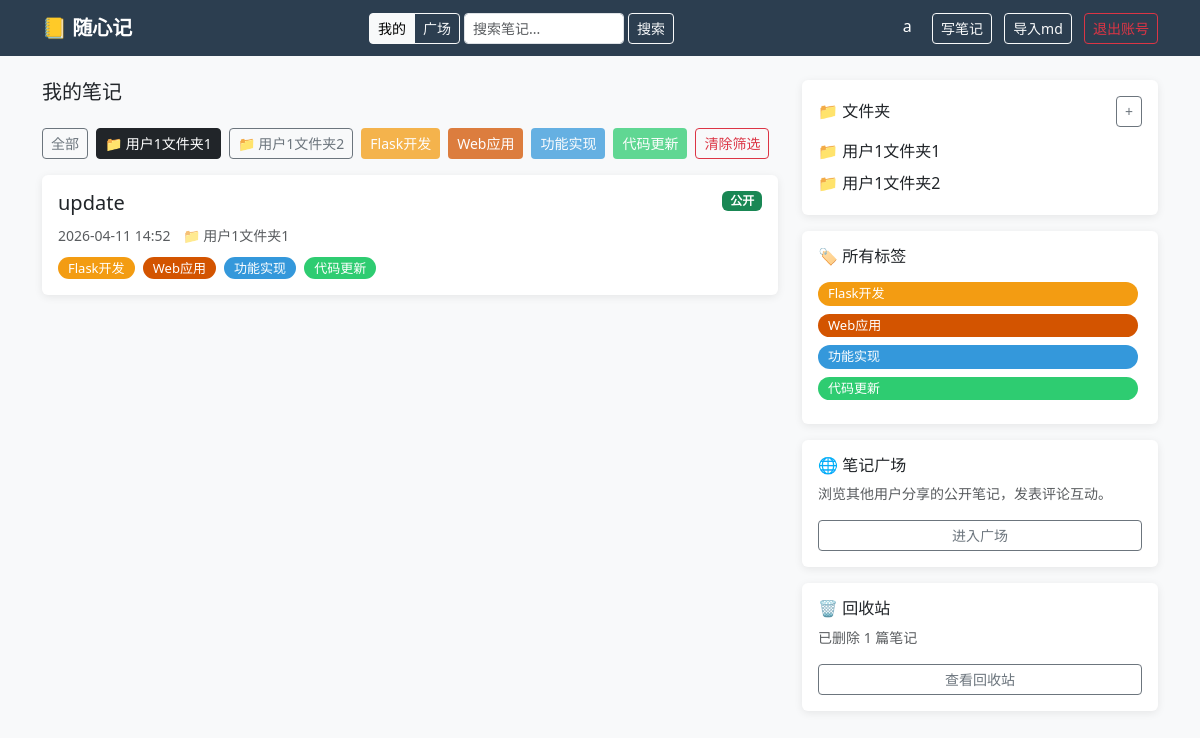
Screenshot of /?folder_id=1 (signed in) with the database file from the repository.
### app.py (models this page shows)
class User(UserMixin, db.Model):
    id       = db.Column(db.Integer, primary_key=True)
    username = db.Column(db.String(80), unique=True, nullable=False)
    password = db.Column(db.String(200), nullable=False)
    notes    = db.relationship('Note', backref='author', lazy=True)
    comments = db.relationship('Comment', backref='author', lazy=True)

class Folder(db.Model):
    id      = db.Column(db.Integer, primary_key=True)
    name    = db.Column(db.String(100), nullable=False)
    user_id = db.Column(db.Integer, db.ForeignKey('user.id'), nullable=False)
    notes   = db.relationship('Note', backref='folder', lazy=True)

class Tag(db.Model):
    id   = db.Column(db.Integer, primary_key=True)
    name = db.Column(db.String(50), unique=True, nullable=False)

class Note(db.Model):
    id         = db.Column(db.Integer, primary_key=True)
    title      = db.Column(db.String(200), nullable=False)
    content    = db.Column(db.Text, nullable=False)
    created_at = db.Column(db.DateTime, default=datetime.utcnow)
    updated_at = db.Column(db.DateTime, default=datetime.utcnow)  # 手动在 edit 时刷新
    user_id    = db.Column(db.Integer, db.ForeignKey('user.id'), nullable=False)
    folder_id  = db.Column(db.Integer, db.ForeignKey('folder.id'), nullable=True)
    is_public  = db.Column(db.Boolean, default=False)
    is_deleted = db.Column(db.Boolean, default=False)
    deleted_at = db.Column(db.DateTime, nullable=True)
    tags       = db.relationship('Tag', secondary=note_tags, backref='notes')
    comments   = db.relationship('Comment', backref='note', lazy=True, order_by='Comment.created_at.desc()', cascade='all, delete-orphan')
    versions   = db.relationship('NoteVersion', backref='note', lazy=True, order_by='NoteVersion.created_at.desc()', cascade='all, delete-orphan')

### app.py (the view)
@app.route('/')
@login_required
def index():
    folder_id = request.args.get('folder_id')
    tag_id    = request.args.get('tag_id')
    q = Note.query.filter_by(user_id=current_user.id, is_deleted=False)
    if folder_id:
        q = q.filter_by(folder_id=folder_id)
    if tag_id:
        tag = db.session.get(Tag, int(tag_id))
        if tag:
            q = q.filter(Note.tags.contains(tag))
    notes   = q.order_by(Note.created_at.desc()).all()
    folders = Folder.query.filter_by(user_id=current_user.id).all()
    tags    = (Tag.query
               .join(note_tags)
               .join(Note)
               .filter(Note.user_id == current_user.id, Note.is_deleted == False)
               .distinct().all())
    trash_count = Note.query.filter_by(user_id=current_user.id, is_deleted=True).count()
    return render_template(
        'index.html', notes=notes, folders=folders, tags=tags,
        current_folder_id=int(folder_id) if folder_id else None,
        current_tag_id=int(tag_id) if tag_id else None,
        trash_count=trash_count,
    )

### app.py (called while the page is built)
@app.template_filter('local_time')
def local_time(dt):
    if dt is None:
        return ''
    beijing = timezone(timedelta(hours=8))
    return dt.replace(tzinfo=timezone.utc).astimezone(beijing).strftime('%Y-%m-%d %H:%M')

@login_manager.user_loader
def load_user(user_id):
    return db.session.get(User, int(user_id))

### templates/index.html (shortened to what this page needs)
{% extends 'base.html' %}
{% block content %}
<div class="row">
    <div class="col-md-8">
        <h5 class="mb-4">我的笔记</h5>
        <div class="d-flex gap-2 mb-3 flex-wrap">
            <a href="/?{% if current_tag_id %}tag_id={{ current_tag_id }}{% endif %}"
                class="btn btn-sm {% if not current_folder_id and not current_tag_id %}btn-dark{% else %}btn-outline-secondary{% endif %}">
                全部
            </a>
            {% for folder in folders %}
            <a href="/?folder_id={{ folder.id }}{% if current_tag_id %}&tag_id={{ current_tag_id }}{% endif %}"
                class="btn btn-sm {% if current_folder_id == folder.id %}btn-dark{% else %}btn-outline-secondary{% endif %}">
                📁 {{ folder.name }}
            </a>
            {% endfor %}
            {% for tag in tags %}
            <a href="/?{% if current_folder_id %}folder_id={{ current_folder_id }}&{% endif %}tag_id={{ tag.id }}"
                class="btn btn-sm tag-color-{{ tag.id % 8 }} {% if current_tag_id == tag.id %}opacity-100{% else %}opacity-75{% endif %}"
                style="color:white">
                {{ tag.name }}
            </a>
            {% endfor %}
            {% if current_folder_id or current_tag_id %}
            <a href="/" class="btn btn-sm btn-outline-danger">清除筛选</a>
            {% endif %}
        </div>
        {% for note in notes %}
        <div class="card mb-3 p-3">
            <div class="d-flex justify-content-between align-items-start">
                <div>
                    <h5><a href="/notes/{{ note.id }}" class="text-decoration-none text-dark">{{ note.title }}</a></h5>
                    <small class="text-muted">{{ note.created_at | local_time }}</small>
                    {% if note.folder %}
                    <small class="text-muted ms-2">📁 {{ note.folder.name }}</small>
                    {% endif %}
                    <div class="mt-2">
                        {% for tag in note.tags %}
                        <a href="/tags/{{ tag.id }}" class="tag-badge tag-color-{{ tag.id % 8 }}">{{ tag.name }}</a>
                        {% endfor %}
                    </div>
                </div>
                {% if note.is_public %}
                <span class="badge bg-success">公开</span>
                {% endif %}
            </div>
        </div>
        {% else %}
        <div class="card p-4 text-center text-muted">
            <p>还没有笔记，快去写第一篇吧！</p>
            <a href="/notes/new" class="btn btn-dark">写笔记</a>
        </div>
        {% endfor %}
    </div>
    <div class="col-md-4">
        <div class="card p-3 mb-3">
            <div class="d-flex justify-content-between align-items-center mb-2">
                <h6 class="mb-0">📁 文件夹</h6>
                <button class="btn btn-sm btn-outline-secondary" data-bs-toggle="collapse"
                    data-bs-target="#newFolderForm">+</button>
            </div>
            {% for folder in folders %}
            <a href="/folders/{{ folder.id }}" class="d-block text-decoration-none text-dark py-1">
                📁 {{ folder.name }}
            </a>
            {% else %}
            <p class="text-muted small mb-0">还没有文件夹</p>
            {% endfor %}
        </div>
        <div class="card p-3 mb-3">
            <h6 class="mb-3">🏷️ 所有标签</h6>
            {% set all_tags = [] %}
            {% for note in notes %}
            {% for tag in note.tags %}
            {% if tag not in all_tags %}
            {% set _ = all_tags.append(tag) %}
            {% endif %}
            {% endfor %}
            {% endfor %}
            {% for tag in all_tags %}
            <a href="/tags/{{ tag.id }}" class="tag-badge tag-color-{{ tag.id % 8 }} d-inline-block mb-2">{{ tag.name
                }}</a>
            {% else %}
            <p class="text-muted small mb-0">还没有标签</p>
            {% endfor %}
        </div>
        <div class="card p-3 mb-3">
            <h6 class="mb-2">🌐 笔记广场</h6>
            <p class="small text-muted">浏览其他用户分享的公开笔记，发表评论互动。</p>
            <a href="/plaza" class="btn btn-sm btn-outline-secondary w-100">进入广场</a>
        </div>
        <div class="card p-3">
            <h6 class="mb-2">🗑️ 回收站</h6>
            <p class="small text-muted">已删除 {{ trash_count }} 篇笔记</p>
            <a href="/trash" class="btn btn-sm btn-outline-secondary w-100">查看回收站</a>
        </div>
    </div>
</div>
{% endblock %}

### templates/base.html (shortened to what this page needs)
<!DOCTYPE html>
<html>
<head>
    <link href="https://cdn.jsdelivr.net/npm/bootstrap@5.3.0/dist/css/bootstrap.min.css" rel="stylesheet">
    <link rel="stylesheet" href="https://cdn.jsdelivr.net/npm/easymde/dist/easymde.min.css">
</head>
<body>
    <nav class="navbar navbar-dark mb-4">
        <div class="container">
            <a class="navbar-brand fw-bold" href="/">📒 随心记</a>
            {% if current_user.is_authenticated %}
            <form class="d-flex align-items-center me-2" method="GET" action="/search" id="navSearchForm">
                <div class="btn-group btn-group-sm me-1" role="group">
                    <label class="btn btn-outline-light" for="nav-scope-mine">我的</label>
                    <label class="btn btn-outline-light" for="nav-scope-plaza">广场</label>
                </div>
                <input type="text" name="q" class="form-control form-control-sm me-1" placeholder="搜索笔记..."
                    style="width:160px">
                <button type="submit" class="btn btn-sm btn-outline-light">搜索</button>
            </form>
            <div>
                <a href="/profile" class="text-white text-decoration-none me-3">{{ current_user.username }}</a>
                <a href="/notes/new" class="btn btn-sm btn-outline-light me-2">写笔记</a>
                <form method="POST" action="/notes/import" enctype="multipart/form-data" class="d-inline">
                    <label class="btn btn-sm btn-outline-light me-2">
                        导入md
                    </label>
                </form>
                <a href="/logout" class="btn btn-sm btn-outline-danger" onclick="return confirm('确定要退出账号吗？')">退出账号</a>
            </div>
            {% endif %}
        </div>
    </nav>
    <div class="container">
        {% block content %}{% endblock %}
    </div>
</body>
</html>

### templates/base.html (style rules this page uses)
body { background-color: #f8f9fa; }
.navbar { background-color: #2c3e50 !important; }
.card { border: none; box-shadow: 0 2px 8px rgba(0, 0, 0, 0.08); }
.tag-badge { padding: 2px 10px; border-radius: 12px; font-size: 13px; text-decoration: none; margin-right: 4px; color: white; }
.tag-color-0 { background-color: #3498db; }
.tag-color-1 { background-color: #2ecc71; }
.tag-color-6 { background-color: #f39c12; }
.tag-color-7 { background-color: #d35400; }

### rows the page displays
User: username "a"
Folder: name "用户1文件夹1"
Folder: name "用户1文件夹2"
Tag: name "Flask开发"
Tag: name "Web应用"
Tag: name "功能实现"
Tag: name "代码更新"
Note: title "update", created_at|local_time "2026-04-11 14:52", folder.name "用户1文件夹1", is_public "公开"

### other values shown
{{ trash_count }} "1"
